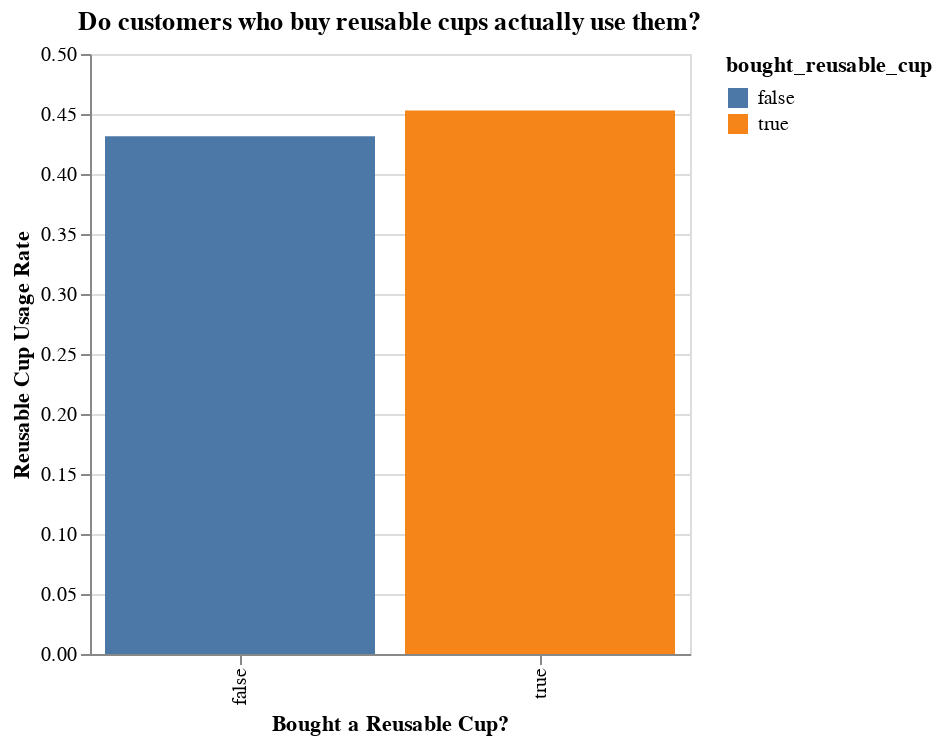

Write notebook code for a chart like this one.
### Code cell
# visualize
avg_use = customer_use.groupby('bought_reusable_cup', as_index=False).agg(
    avg_reuse_rate=('reuse_prop', 'mean')
)

alt.Chart(avg_use).mark_bar().encode(
    x=alt.X('bought_reusable_cup:N', title='Bought a Reusable Cup?'),
    y=alt.Y('avg_reuse_rate:Q', title='Reusable Cup Usage Rate'),
    color='bought_reusable_cup:N'
).properties(
    title="Do customers who buy reusable cups actually use them?",
    width=300
)

### Figure 1 — Vega specification as saved in the notebook (floating-point values rounded to 4 significant figures)
{"$schema": "https://vega.github.io/schema/vega/v5.json", "data": [{"name": "source_0", "values": [{"avg_reuse_rate_end": 0.4316, "avg_reuse_rate_start": 0.0, "bought_reusable_cup": false}, {"avg_reuse_rate_end": 0.4529, "avg_reuse_rate_start": 0.0, "bought_reusable_cup": true}]}, {"name": "source_0_x_domain_bought_reusable_cup", "values": [{"bought_reusable_cup": false}, {"bought_reusable_cup": true}]}, {"name": "source_0_color_domain_bought_reusable_cup", "values": [{"bought_reusable_cup": false}, {"bought_reusable_cup": true}]}], "marks": [{"type": "rect", "name": "marks", "from": {"data": "source_0"}, "encode": {"update": {"x": {"field": "bought_reusable_cup", "scale": "x"}, "y": {"field": "avg_reuse_rate_end", "scale": "y"}, "width": {"signal": "max(0.25, bandwidth('x'))"}, "y2": {"field": "avg_reuse_rate_start", "scale": "y"}, "fill": {"field": "bought_reusable_cup", "scale": "color"}}}, "style": ["bar"]}], "scales": [{"name": "x", "type": "band", "domain": {"data": "source_0_x_domain_bought_reusable_cup", "field": "bought_reusable_cup", "sort": true}, "range": [0, {"signal": "width"}], "paddingInner": 0.1, "paddingOuter": 0.05}, {"name": "y", "type": "linear", "domain": {"data": "source_0", "fields": ["avg_reuse_rate_start", "avg_reuse_rate_end"]}, "range": [{"signal": "height"}, 0], "zero": true, "nice": true}, {"name": "color", "type": "ordinal", "domain": {"data": "source_0_color_domain_bought_reusable_cup", "field": "bought_reusable_cup", "sort": true}, "range": "category"}], "axes": [{"scale": "y", "maxExtent": 0, "zindex": 0, "labels": false, "tickCount": {"signal": "ceil(height/40)"}, "grid": true, "aria": false, "gridScale": "x", "orient": "left", "minExtent": 0, "ticks": false, "domain": false}, {"scale": "x", "title": "Bought a Reusable Cup?", "orient": "bottom", "labelAngle": 270, "labelBaseline": "middle", "labelAlign": "right", "zindex": 0, "grid": false}, {"scale": "y", "grid": false, "orient": "left", "zindex": 0, "title": "Reusable Cup Usage Rate", "labelOverlap": true, "tickCount": {"signal": "ceil(height/40)"}}], "title": {"text": "Do customers who buy reusable cups actually use them?", "frame": "group"}, "height": 300, "width": 300, "style": "cell", "background": "white", "legends": [{"fill": "color", "symbolType": "square", "title": "bought_reusable_cup"}], "padding": 5}
